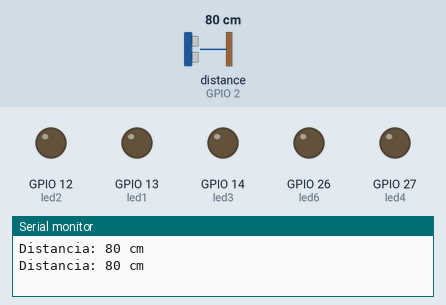
Bench run of a sketch on a simulated ESP32. Shown: output pins drawn as LEDs (lit = HIGH), the last lines printed to the serial monitor. Wiring (inferred from the names in the program): ultrasonic range finder: trigger GPIO 15; echo GPIO 2. The test bench sets the inputs (shaded band); at power-on: distance to the obstacle (sensor on GPIO 2) 80 cm. The echo pulse lasts 58.3 µs per cm; pins used as bus, display or sensor lines are not drawn.

Above: at 1.8 s.
1.9 s: distance to the obstacle (sensor on GPIO 2) set to 37 cm
3.4 s: distance to the obstacle (sensor on GPIO 2) set to 31 cm
At 4.4 s:
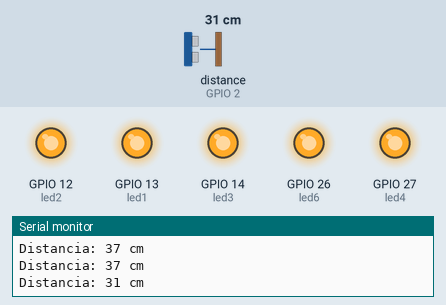
5.5 s: distance to the obstacle (sensor on GPIO 2) set to 24 cm
At 7.2 s:
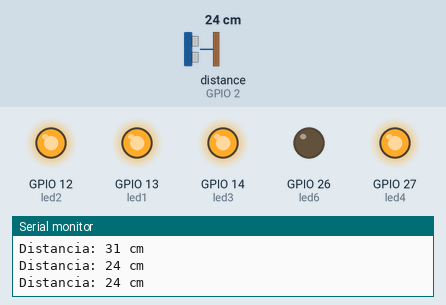
7.5 s: distance to the obstacle (sensor on GPIO 2) set to 22 cm
9.2 s: distance to the obstacle (sensor on GPIO 2) set to 18 cm
At 10.6 s:
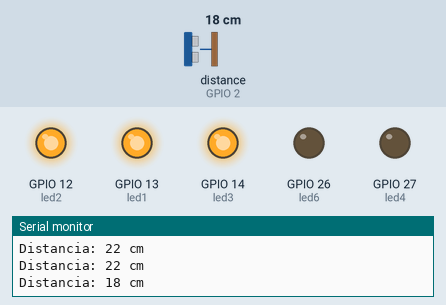
11.5 s: distance to the obstacle (sensor on GPIO 2) set to 35 cm
At 12.3 s:
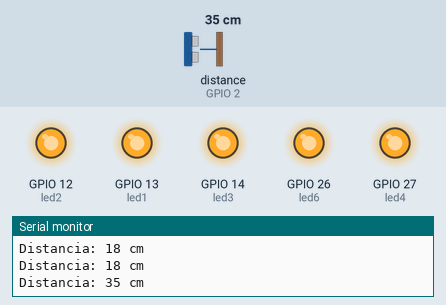
Timing chart, 0 to 14.5 s (numbered marks = the images above; inputs shaded):
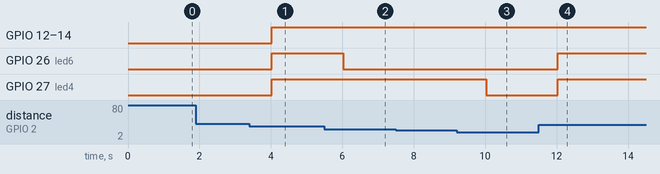

Measured:
- the behaviour switches between 36 and 35 cm on distance to the obstacle (sensor on GPIO 2) (found by bisection; images 0 and 1)
- the behaviour switches between 27 and 26 cm on distance to the obstacle (sensor on GPIO 2) (found by bisection; images 1 and 2)
- the behaviour switches between 21 and 20 cm on distance to the obstacle (sensor on GPIO 2) (found by bisection; images 2 and 3)
- after the input at 3.4 s, GPIO 12 (led2), GPIO 13 (led1), GPIO 14 (led3), GPIO 26 (led6), GPIO 27 (led4): LOW → HIGH after 0.62 s
- after the input at 5.5 s, GPIO 26 (led6): HIGH → LOW after 0.52 s
- after the input at 9.2 s, GPIO 27 (led4): HIGH → LOW after 0.83 s
- after the input at 11.5 s, GPIO 26 (led6), GPIO 27 (led4): LOW → HIGH after 0.53 s

The sketch:

PRAC_1.ino
```cpp
int DISTANCIA = 0;
int pinEco = 2; // Pin del sensor echo
int pinGatillo = 15; // Pin de trig del sensor
int led1 = 13;
int led2 = 12;
int led3 = 14;
int led4 = 27;

int led6 = 26;

long readUltrasonicDistance(int triggerPin, int echoPin)
{
    // Configura el pin del sensor de ultrasonidos para enviar señales
    pinMode(triggerPin, OUTPUT);
    // Envía un pulso bajo para asegurarse de que el sensor esté listo
    digitalWrite(triggerPin, LOW);
    delayMicroseconds(2);
    // Envía un pulso alto de 10 microsegundos para activar el sensor
    digitalWrite(triggerPin, HIGH);
    delayMicroseconds(10);
    // Desactiva el pulso del sensor
    digitalWrite(triggerPin, LOW);
    // Configura el pin del sensor para recibir señales
    pinMode(echoPin, INPUT);
    // Mide la duración del pulso de eco (el tiempo que tarda en regresar la onda ultrasónica)
    return pulseIn(echoPin, HIGH);
}

void setup()
{
    Serial.begin(115200); // Inicializa la comunicación serial a 115200 bps
    pinMode(led1, OUTPUT);
    pinMode(led2, OUTPUT);
    pinMode(led3, OUTPUT);
    pinMode(led4, OUTPUT);
  //  pinMode(led5, OUTPUT);
    pinMode(led6, OUTPUT);
}

void loop()
{
    DISTANCIA = 0.01723 * readUltrasonicDistance(pinGatillo, pinEco);
    // Imprime la distancia en el monitor serial
    Serial.print("Distancia: ");
    Serial.print(DISTANCIA);
    Serial.println(" cm");

    // Apagar todos los LEDs antes de encender el adecuado
    digitalWrite(led1, LOW);
    digitalWrite(led2, LOW);
    digitalWrite(led3, LOW);
    digitalWrite(led4, LOW);
   // digitalWrite(led5, LOW);
    digitalWrite(led6, LOW);

    // Encender el LED correspondiente basado en la distancia
    if (DISTANCIA <= 10)
    {
        digitalWrite(led1, HIGH);
    }
    else if (DISTANCIA > 10 && DISTANCIA <= 14)
    {
      digitalWrite(led1, HIGH);
        digitalWrite(led2, HIGH);
    }
    else if (DISTANCIA > 14 && DISTANCIA <= 20)
    {
      digitalWrite(led1, HIGH);
        digitalWrite(led2, HIGH);
        digitalWrite(led3, HIGH);
    }
    else if (DISTANCIA > 20 && DISTANCIA <= 26)
    {
      digitalWrite(led1, HIGH);
        digitalWrite(led2, HIGH);
        digitalWrite(led3, HIGH);
        digitalWrite(led4, HIGH);
    }

    else if (DISTANCIA > 26 && DISTANCIA <= 35)
    {
      digitalWrite(led1, HIGH);
        digitalWrite(led2, HIGH);
        digitalWrite(led3, HIGH);
        digitalWrite(led4, HIGH);
        digitalWrite(led6, HIGH);
    }

    delay(1000); // Espera 1 segundo antes de tomar otra medición
}
```
